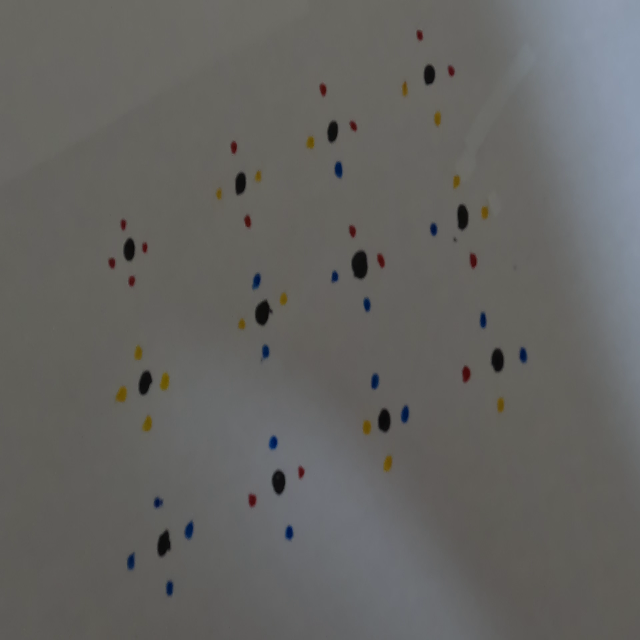
#> input picture train2017/GX010110_00000_train.png, 640 x 640 px; its folder holds only this picture in this run
$ python make_label.py
#> lines starting #> are read from the running program, lines starting #| are printed output that depends on the picture; after the words box and inside, x2 and y2 are one past the last pixel; in counts of white or black regions, pixels touching at a corner belong together
from itertools import count
import cv2
import numpy as np
import matplotlib.pyplot as plt
import os
import glob
import copy
import pandas as pd

os.makedirs("./label-train", exist_ok=True)
os.makedirs("./label-val", exist_ok=True)

parent_path = "./train2017"
images_path = sorted(glob.glob(os.path.join(parent_path, "*.png")))


def make_counters(image, bgrLower, bgrUpper, area_th = 2000):
    img_mask = cv2.inRange(image, bgrLower, bgrUpper)
    img_mask = 255 - img_mask #反転
    #process_image = cv2.bitwise_and(image, image, mask=img_mask)
    #show_image = cv2.cvtColor(process_image, cv2.COLOR_BGR2RGB)
    counters, hierachy = cv2.findContours(img_mask, cv2.RETR_EXTERNAL, cv2.CHAIN_APPROX_SIMPLE)
    counters = list(filter(lambda x: cv2.contourArea(x) > area_th, counters))

    return counters


def crip(image_path, counters):
    image = cv2.imread(image_path)
    filename = "{base}.csv".format(base=os.path.splitext(os.path.basename(image_path))[0])
    print(filename)
    label_path = os.path.join("./label-train", filename)
    print(label_path)
    cols = ["class", "x", "y", "w", "h"]
    dataframe = pd.DataFrame(columns=cols)
    ind = 0
    for cnt in counters:
        x,y,w,h = cv2.boundingRect(cnt)
        process_image = copy.deepcopy(image)
        img = cv2.rectangle(process_image,(x,y),(x+w,y+h),(0,255,0),5)
        show_image = cv2.cvtColor(img ,cv2.COLOR_BGR2RGB)
        plt.imshow(show_image)
        plt.show()
        class_name = input()
        if class_name == "":
            continue
        else:
            record = [class_name, x, y, w ,h]
            dataframe.loc[ind] = record
            ind += 1
    dataframe.to_csv(label_path)


for image_path in images_path:
    image = cv2.imread(image_path)
#> image is the input picture: shape (640, 640, 3); mean B, G, R 97.8, 100.1, 100.6
    counters = make_counters(image, bgrLower=np.array([90,90 ,90]), bgrUpper=np.array([255, 255, 255]))
#> in make_counters, `img_mask = cv2.inRange(image, bgrLower, bgrUpper)`:
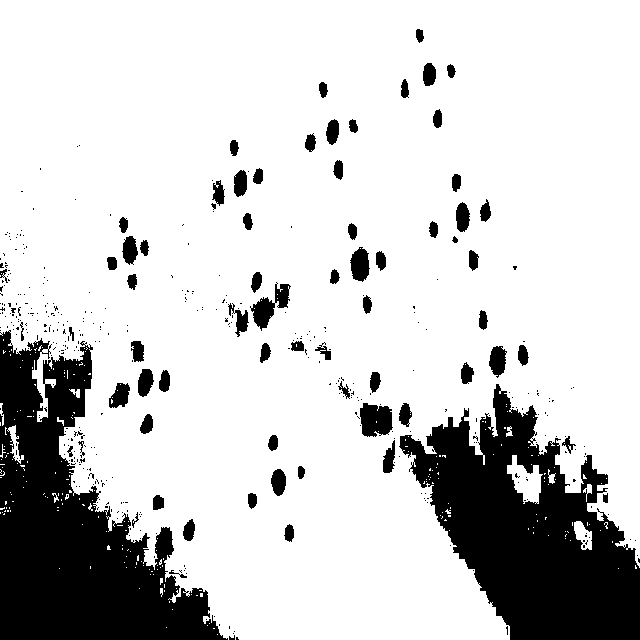
#> img_mask: shape (640, 640); 80.8% white; 439 black regions (369 under 20 px), largest, box (x1, y1, x2, y2) and area: (0, 330, 228, 640) 33940, (399, 384, 640, 640) 32180, (360, 403, 393, 437) 886
#> in make_counters, `img_mask = 255 - img_mask`: img_mask: shape (640, 640); 19.2% white; 439 white regions (369 under 20 px)
#> in make_counters, `counters, hierachy = cv2.findContours(img_mask, cv2.RETR_EXTERNAL, cv2..`: counters = 421 contours, 357 with area under 20; largest, box (x1, y1, x2, y2) and area: (0, 330, 228, 640) 33883, (399, 384, 640, 640) 33137, (360, 403, 393, 437) 824, (250, 282, 291, 331) 692, (350, 247, 370, 282) 460
#> in make_counters, `counters = list(filter(lambda x: cv2.contourArea(x) > area_th, counter..`: counters = 2 contours; box (x1, y1, x2, y2) and area: (0, 330, 228, 640) 33883, (399, 384, 640, 640) 33137
    crip(image_path, counters=counters)
#> the loop in crip, `for cnt in counters:` made 2 passes; the answer given on pass 1: train2017/GX010110_00000_train.png
#> (x, y, w, h, record, ind) on passes 1 to 2: (399, 384, 241, 256, ['train2017/GX010110_00000_train.png', 399, 384, 241, 256], 1), (0, 330, 228, 310, ['train2017/GX010110_00001_train.png', 0, 330, 228, 310], 2)
#> after the loop in crip, `for cnt in counters:`: ind = 2

$ run again, on train2017/GX010110_00004_train.png
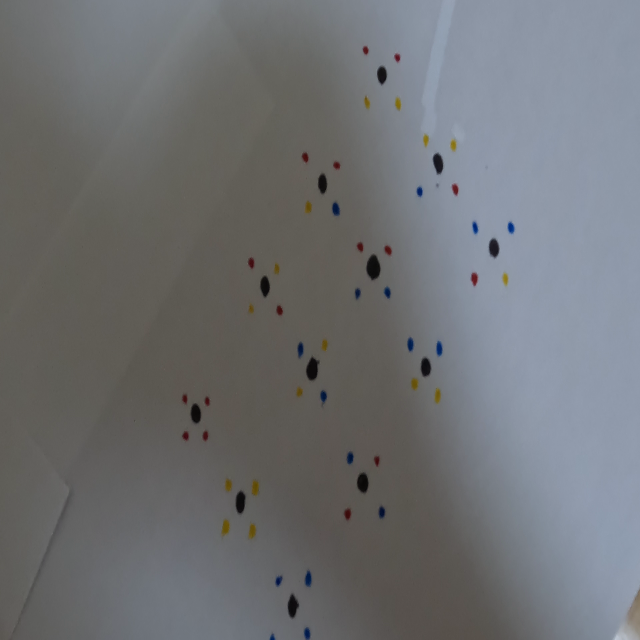
#> input picture train2017/GX010110_00004_train.png, 640 x 640 px
#> image is the input picture: shape (640, 640, 3); mean B, G, R 115.7, 113.1, 111.2
#> in make_counters, `img_mask = cv2.inRange(image, bgrLower, bgrUpper)`:
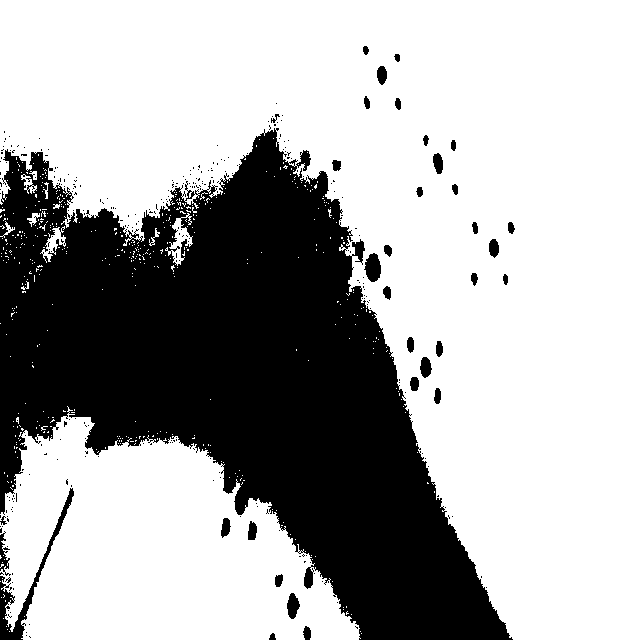
#> img_mask: shape (640, 640); 67.3% white; 309 black regions (274 under 20 px), largest, box (x1, y1, x2, y2) and area: (0, 128, 513, 640) 128651, (0, 488, 74, 640) 1380, (364, 253, 381, 282) 352
#> in make_counters, `counters, hierachy = cv2.findContours(img_mask, cv2.RETR_EXTERNAL, cv2..`: counters = 291 contours, 258 with area under 20; largest, box (x1, y1, x2, y2) and area: (0, 128, 513, 640) 129551, (0, 488, 74, 640) 1142, (364, 253, 381, 282) 317, (287, 593, 300, 619) 200, (420, 357, 432, 378) 158
#> in make_counters, `counters = list(filter(lambda x: cv2.contourArea(x) > area_th, counter..`: counters = 1 contour; box (x1, y1, x2, y2) and area: (0, 128, 513, 640) 129551
#> the loop in crip, `for cnt in counters:` made 1 pass; the answer given on pass 1: train2017/GX010110_00004_train.png
#> (x, y, w, h, record, ind) on pass 1: (0, 128, 513, 512, ['train2017/GX010110_00004_train.png', 0, 128, 513, 512], 1)
#> pass 1, in crip, `img = cv2.rectangle(process_image,(x,y),(x+w,y+h),(0,255,0),5)`:
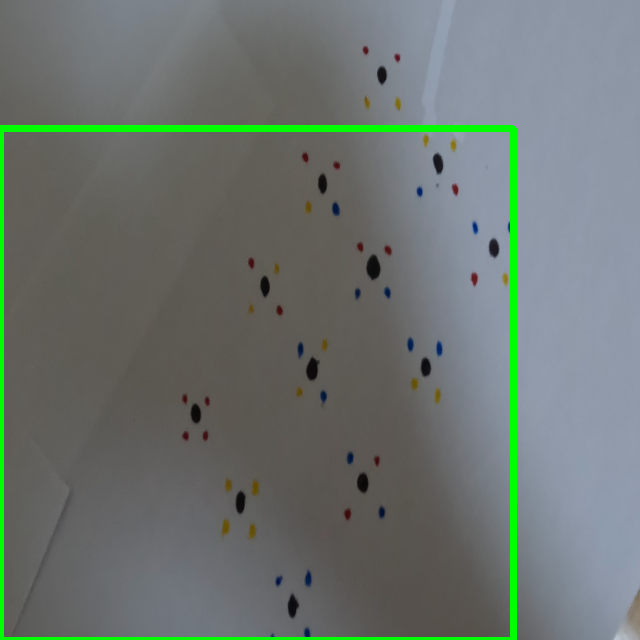
#> img: shape (640, 640, 3); mean B, G, R 112.6, 116.7, 108.2
#> after the loop in crip, `for cnt in counters:`: ind = 1

$ run again, on train2017/GX010110_00005_train.png
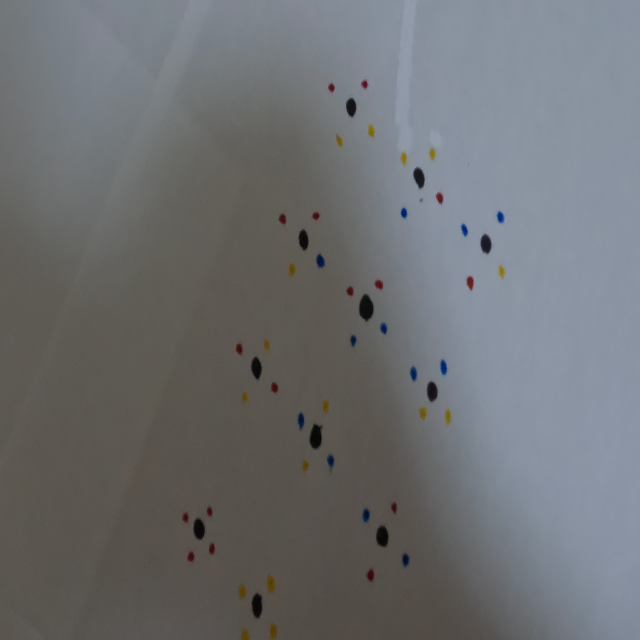
#> input picture train2017/GX010110_00005_train.png, 640 x 640 px
#> image is the input picture: shape (640, 640, 3); mean B, G, R 114.7, 112, 110.3
#> in make_counters, `img_mask = cv2.inRange(image, bgrLower, bgrUpper)`:
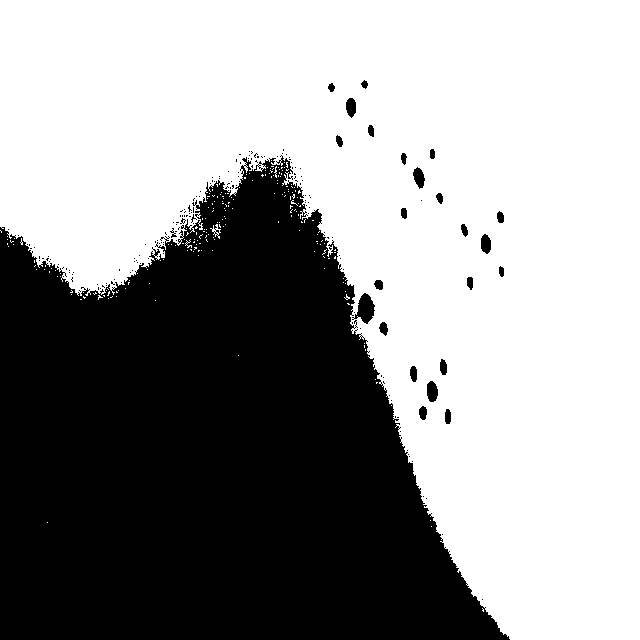
#> img_mask: shape (640, 640); 59.2% white; 182 black regions (157 under 20 px), largest, box (x1, y1, x2, y2) and area: (0, 155, 510, 640) 164387, (352, 293, 375, 324) 390, (427, 381, 438, 402) 185
#> in make_counters, `counters, hierachy = cv2.findContours(img_mask, cv2.RETR_EXTERNAL, cv2..`: counters = 182 contours, 158 with area under 20; largest, box (x1, y1, x2, y2) and area: (0, 155, 510, 640) 163770, (352, 293, 375, 324) 348, (427, 381, 438, 402) 161, (413, 167, 425, 189) 146, (481, 234, 491, 254) 136
#> in make_counters, `counters = list(filter(lambda x: cv2.contourArea(x) > area_th, counter..`: counters = 1 contour; box (x1, y1, x2, y2) and area: (0, 155, 510, 640) 163770
#> the loop in crip, `for cnt in counters:` made 1 pass; the answer given on pass 1: train2017/GX010110_00005_train.png
#> (x, y, w, h, record, ind) on pass 1: (0, 155, 510, 485, ['train2017/GX010110_00005_train.png', 0, 155, 510, 485], 1)
#> pass 1, in crip, `img = cv2.rectangle(process_image,(x,y),(x+w,y+h),(0,255,0),5)`:
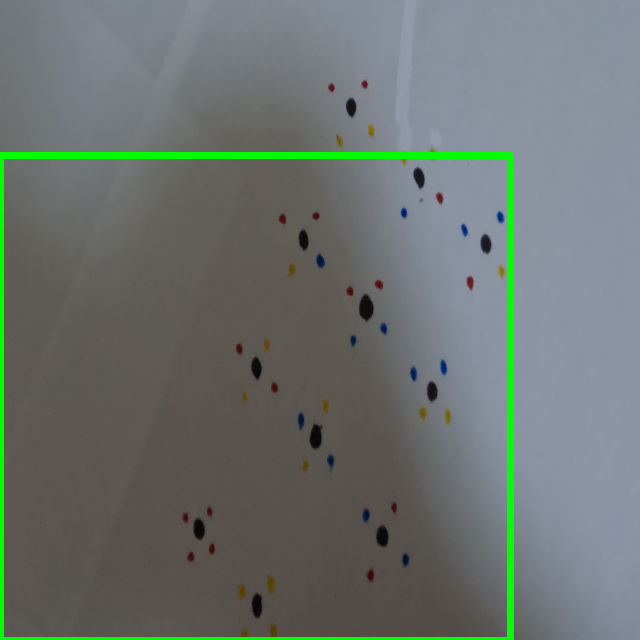
#> img: shape (640, 640, 3); mean B, G, R 111.8, 115.6, 107.4
#> after the loop in crip, `for cnt in counters:`: ind = 1

$ run again, on train2017/GX010110_00006_train.png
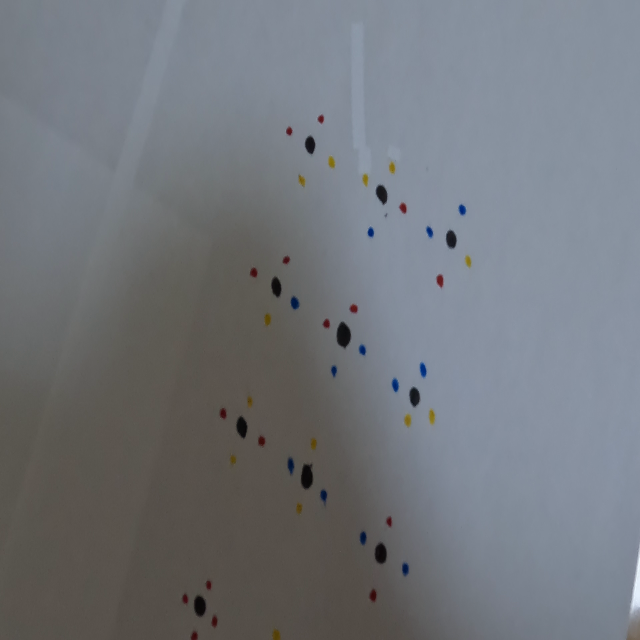
#> input picture train2017/GX010110_00006_train.png, 640 x 640 px
#> image is the input picture: shape (640, 640, 3); mean B, G, R 123.5, 118, 114.3
#> in make_counters, `img_mask = cv2.inRange(image, bgrLower, bgrUpper)`:
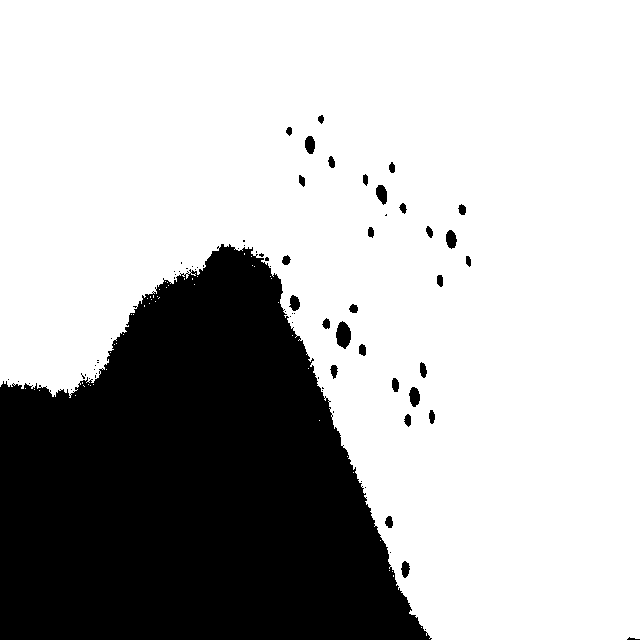
#> img_mask: shape (640, 640); 71.4% white; 76 black regions (45 under 20 px), largest, box (x1, y1, x2, y2) and area: (0, 244, 432, 640) 114625, (336, 321, 351, 349) 305, (409, 387, 420, 407) 162
#> in make_counters, `counters, hierachy = cv2.findContours(img_mask, cv2.RETR_EXTERNAL, cv2..`: counters = 76 contours, 46 with area under 20; largest, box (x1, y1, x2, y2) and area: (0, 244, 432, 640) 113866, (336, 321, 351, 349) 274, (409, 387, 420, 407) 139, (376, 185, 387, 205) 138, (446, 230, 457, 249) 132
#> in make_counters, `counters = list(filter(lambda x: cv2.contourArea(x) > area_th, counter..`: counters = 1 contour; box (x1, y1, x2, y2) and area: (0, 244, 432, 640) 113866
#> the loop in crip, `for cnt in counters:` made 1 pass; the answer given on pass 1: train2017/GX010110_00006_train.png
#> (x, y, w, h, record, ind) on pass 1: (0, 244, 432, 396, ['train2017/GX010110_00006_train.png', 0, 244, 432, 396], 1)
#> pass 1, in crip, `img = cv2.rectangle(process_image,(x,y),(x+w,y+h),(0,255,0),5)`:
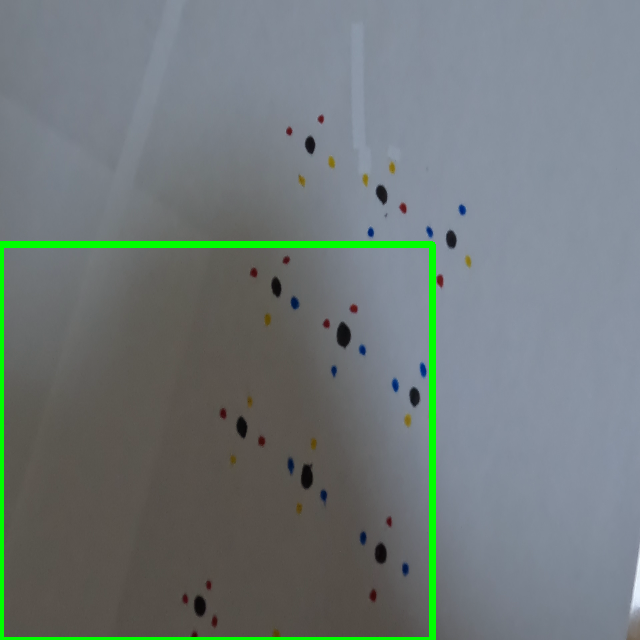
#> img: shape (640, 640, 3); mean B, G, R 121.2, 121.1, 112
#> after the loop in crip, `for cnt in counters:`: ind = 1

$ run again, on train2017/GX010110_00001_train.png
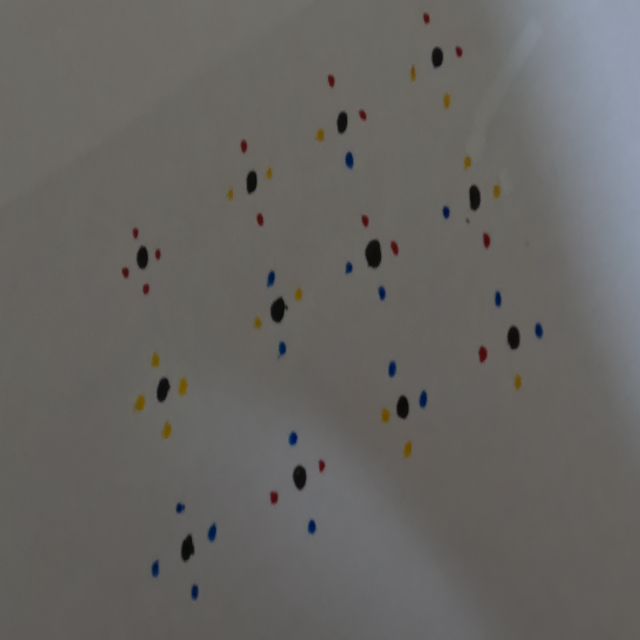
#> input picture train2017/GX010110_00001_train.png, 640 x 640 px
#> image is the input picture: shape (640, 640, 3); mean B, G, R 98.4, 100.8, 102.6
#> in make_counters, `img_mask = cv2.inRange(image, bgrLower, bgrUpper)`:
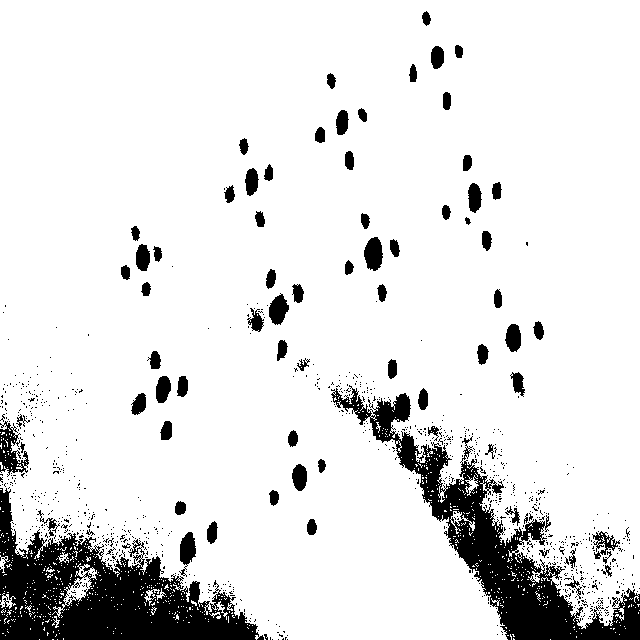
#> img_mask: shape (640, 640); 88.8% white; 971 black regions (896 under 20 px), largest, box (x1, y1, x2, y2) and area: (0, 488, 264, 640) 17256, (331, 385, 640, 640) 15294, (0, 421, 29, 477) 755
#> in make_counters, `counters, hierachy = cv2.findContours(img_mask, cv2.RETR_EXTERNAL, cv2..`: counters = 947 contours, 877 with area under 20; largest, box (x1, y1, x2, y2) and area: (0, 488, 264, 640) 18464, (331, 385, 640, 640) 15526, (0, 421, 29, 477) 696, (364, 237, 383, 271) 442, (269, 293, 289, 325) 381
#> in make_counters, `counters = list(filter(lambda x: cv2.contourArea(x) > area_th, counter..`: counters = 2 contours; box (x1, y1, x2, y2) and area: (0, 488, 264, 640) 18464, (331, 385, 640, 640) 15526
#> the loop in crip, `for cnt in counters:` made 2 passes; the answer given on pass 1: train2017/GX010110_00001_train.png
#> (x, y, w, h, record, ind) on passes 1 to 2: (0, 488, 264, 152, ['train2017/GX010110_00001_train.png', 0, 488, 264, 152], 1), (331, 385, 309, 255, ['train2017/GX010110_00001_train.png', 331, 385, 309, 255], 2)
#> after the loop in crip, `for cnt in counters:`: ind = 2
